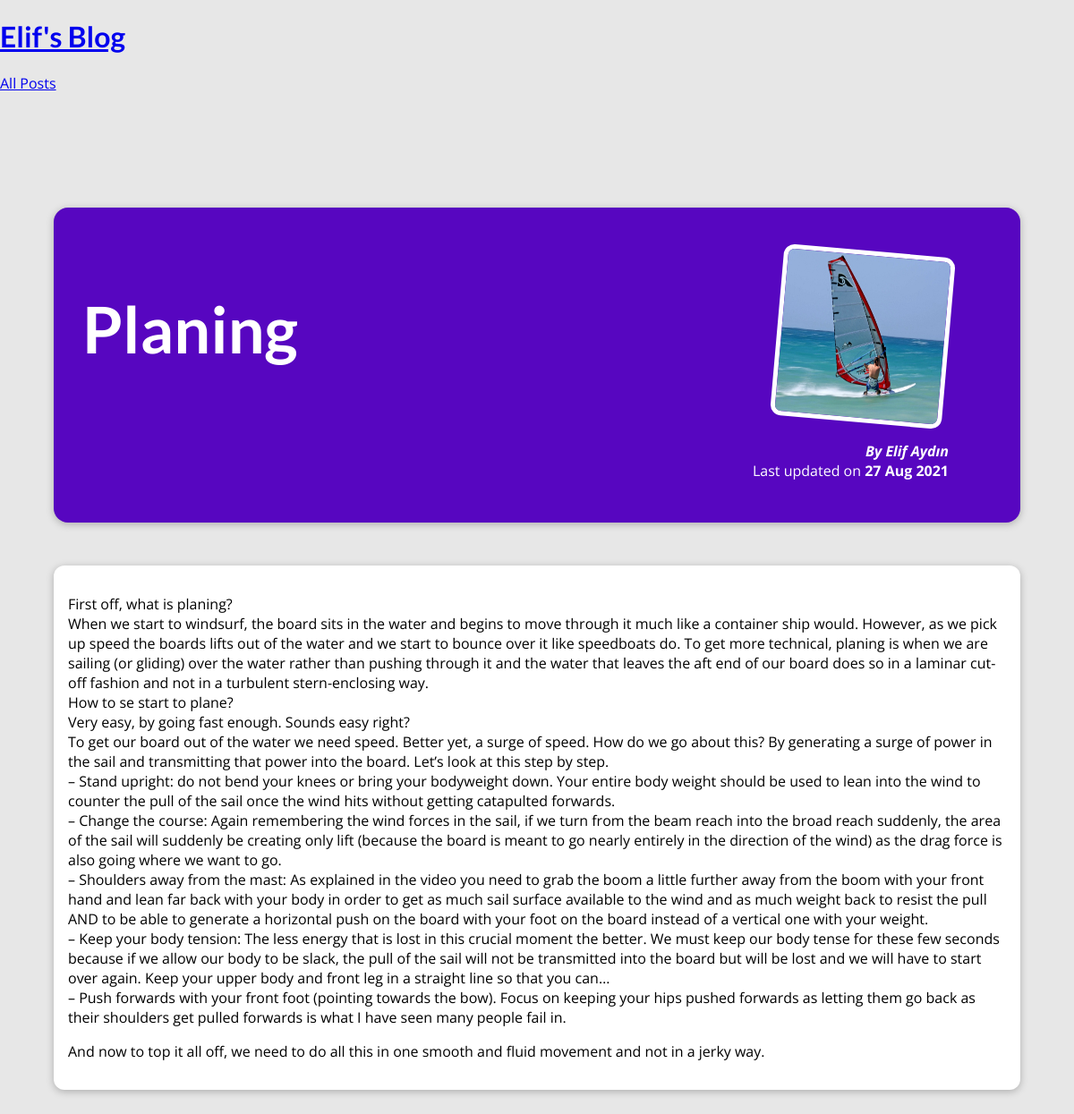
Screenshot of /posts/planing with the database file from the repository.
### blog/models.py (models this page shows)
class Post(models.Model):
    title = models.CharField(max_length=150)
    excerpt = models.CharField(max_length=200)
    image_name = models.CharField(max_length=100)
    date = models.DateField(auto_now=True)
    slug = models.SlugField(unique=True, db_index=True)
    content = models.TextField(validators=[MinLengthValidator(10)])
    author = models.ForeignKey(
        Author, on_delete=models.SET_NULL, null=True,related_name="posts")
    tags = models.ManyToManyField(Tag)

class Author(models.Model):
    first_name = models.CharField(max_length=100)
    last_name = models.CharField(max_length=100)
    email_address = models.EmailField()
    def full_name(self):
        return f"{self.first_name} {self.last_name}"
    def __str__(self):
        return self.full_name()

### blog/views.py (the view)
# urls.py: path("posts/<slug:slug>",views.post_detail,name="post-detail-page")] #/posts/my-first-post
def post_detail(request,slug):
    identified_post=get_object_or_404(Post,slug=slug)
    return render(request,"blog/post-detail.html",{
        "post":identified_post
    })

### blog/templates/blog/post-detail.html (shortened to what this page needs)
{% extends "base.html" %}
{% load static %}
{% block css_files %}
<link rel="stylesheet" href="{% static "blog/post-detail.css" %}" />
{% endblock %}
{% block content %}
<section id="summary">
  <h2>{{ post.title }}</h2>
  <article>
    <img src="{% static "blog/images/"|add:post.image_name %}" alt="{{ post.title }}" />
    <address>By <a href="mailto:{{post.author.email_address}}">{{ post.author }}</a></address>
    <div>Last updated on <time>{{ post.date|date:"d M Y" }}</time></div>
  </article>
</section>
<main>
  {{ post.content|linebreaks }}
</main>
{% endblock %}

### static/app.css (style rules this page uses)
* { box-sizing: border-box; }
html { font-family: 'Open Sans', 'Lato', sans-serif; }
body { margin: 0; }
h1, h2, h3 { font-family: 'Lato', sans-serif; font-weight: bold; }

### blog/static/blog/post-detail.css (style rules this page uses)
body { background-color: #e7e7e7; }
#summary { margin: 8rem auto 3rem auto; padding: 2rem; width: 90%; max-width: 90rem; border-radius: 16px; background-color: #5706c0; position: relative; box-shadow: 0 2px 8px rgba(0, 0, 0, 0.25); height: 22rem; }
#summary h2 { color: white; font-size: 4.5rem; }
#summary article { position: absolute; top: 2rem; right: 3rem; padding: 1rem 2rem; border-radius: 12px; text-align: right; color: white; }
#summary article img { width: 12rem; height: 12rem; border-radius: 12px; transform: rotateZ(5deg); border: 5px solid white; margin-bottom: 1rem; }
#summary address { font-weight: bold; }
#summary a { color:white; text-decoration:none; }
#summary time { font-weight: bold; }
main { width: 90%; max-width: 90rem; margin: 3rem auto; background-color: white; padding: 1rem; border-radius: 12px; box-shadow: 0 2px 8px rgba(0, 0, 0, 0.25); }

### rows the page displays
Post: title "Planing", image_name (picture), author "Elif Aydın", date "27 Aug 2021", content "First off, what is planing? When we start to windsurf, the board sits in the water and begins to move through it much like a container ship would. However, as we pick up speed the boards lifts out of the water and we start to bounce over it like speedboats do. To get more technical, planing is when we are sailing (or gliding) over the water rather than pushing through it and the water that leaves the aft end of our board does so in a laminar cut-off fashion and not in a turbulent stern-enclosing way. How to se start to plane? Very easy, by going fast enough. Sounds easy right? To get our board out of the water we need speed. Better yet, a surge of speed. How do we go about this? By…"
